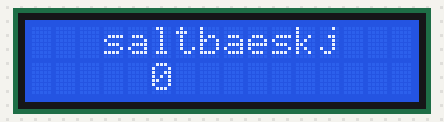
The sketch below on a simulated Arduino Uno, built with avr-gcc and run on an emulated ATmega328P. Shown: 16×2 character LCD.

Above: at 0.1 s.
At 4.1 s:
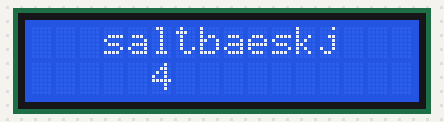
At 9.1 s:
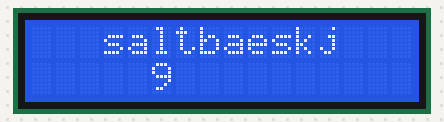
At 19.1 s:
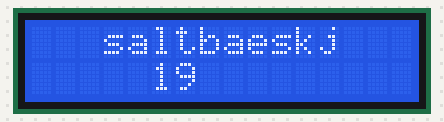
At 29.1 s:
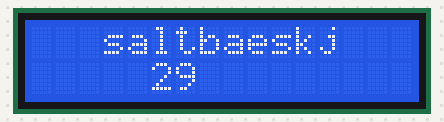
At 39.1 s:
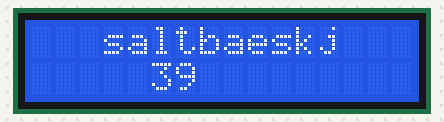

Measured:
- what the display in image 1 shows lasts 1.0 s, from 4.0 s to 5.0 s

The sketch:

lcd_saltbaeskj.ino
```cpp
/*
  LiquidCrystal Library

 Demonstrates the use a 16x2 LCD display.  The LiquidCrystal
 library works with all LCD displays that are compatible with the
 Hitachi HD44780 driver. There are many of them out there, and you
 can usually tell them by the 16-pin interface.

 This sketch prints "Hello World!" to the LCD
 and shows the time.

  The circuit:
 * LCD RS pin to digital pin 12
 * LCD Enable pin to digital pin 11
 * LCD D4 pin to digital pin 5
 * LCD D5 pin to digital pin 4
 * LCD D6 pin to digital pin 3
 * LCD D7 pin to digital pin 2
 * LCD R/W pin to ground
 * 10K resistor:
 * ends to +5V and ground
 * wiper to LCD VO pin (pin 3)

 */

// include the library code:
#include <LiquidCrystal.h>

// initialize the library with the numbers of the interface pins
LiquidCrystal lcd(12, 11, 5, 4, 3, 2);

void setup() {
  // set up the LCD's number of columns and rows:
  lcd.begin(16, 2);

  lcd.setCursor(3,0);

  // Print a message to the LCD.
  lcd.print("saltbaeskj");
}

void loop() {
  // set the cursor to column 0, line 1
  // (note: line 1 is the second row, since counting begins with 0):
  lcd.setCursor(5, 1);
  // print the number of seconds since reset:
  lcd.print(millis()/1000);
}
```
